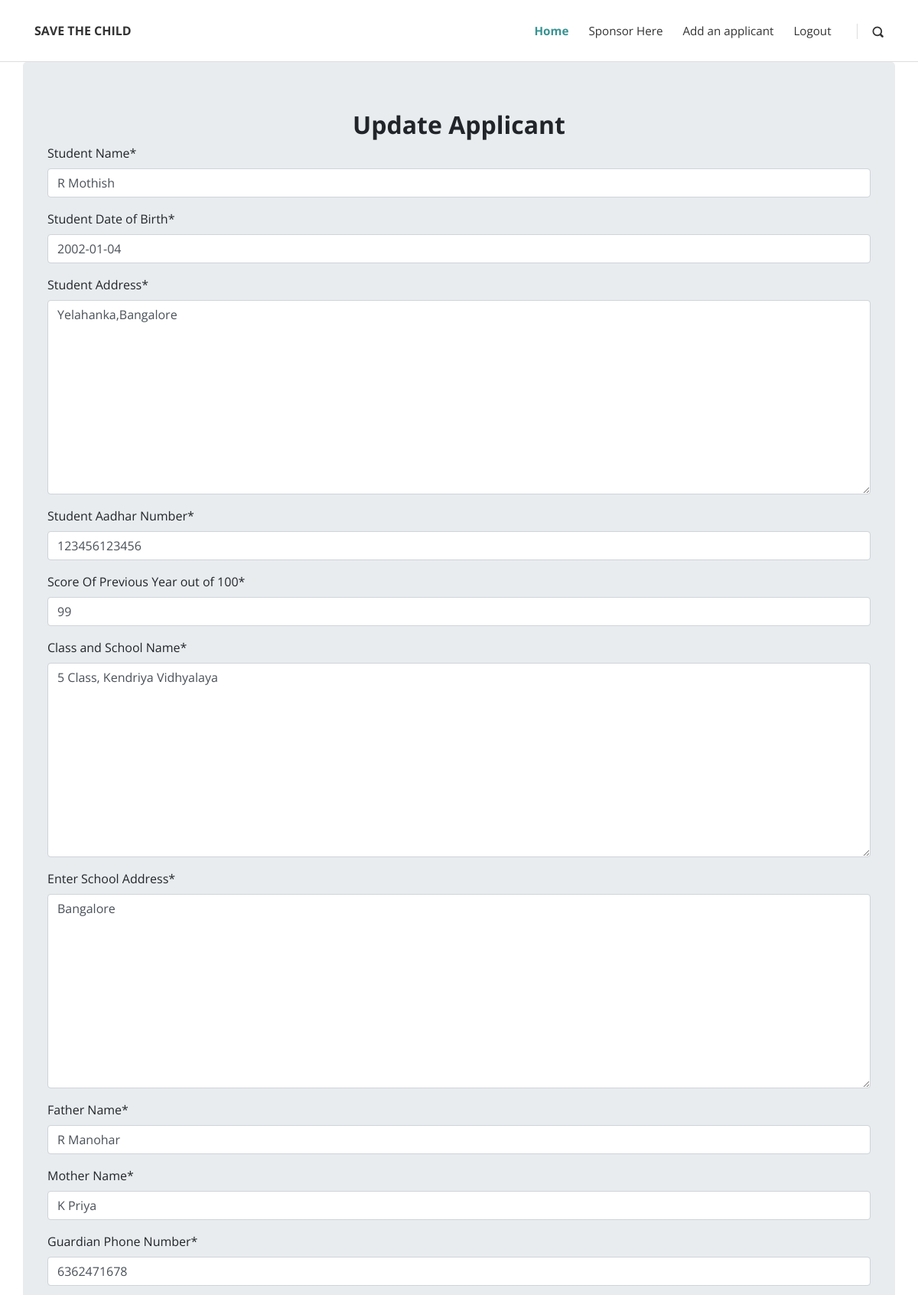
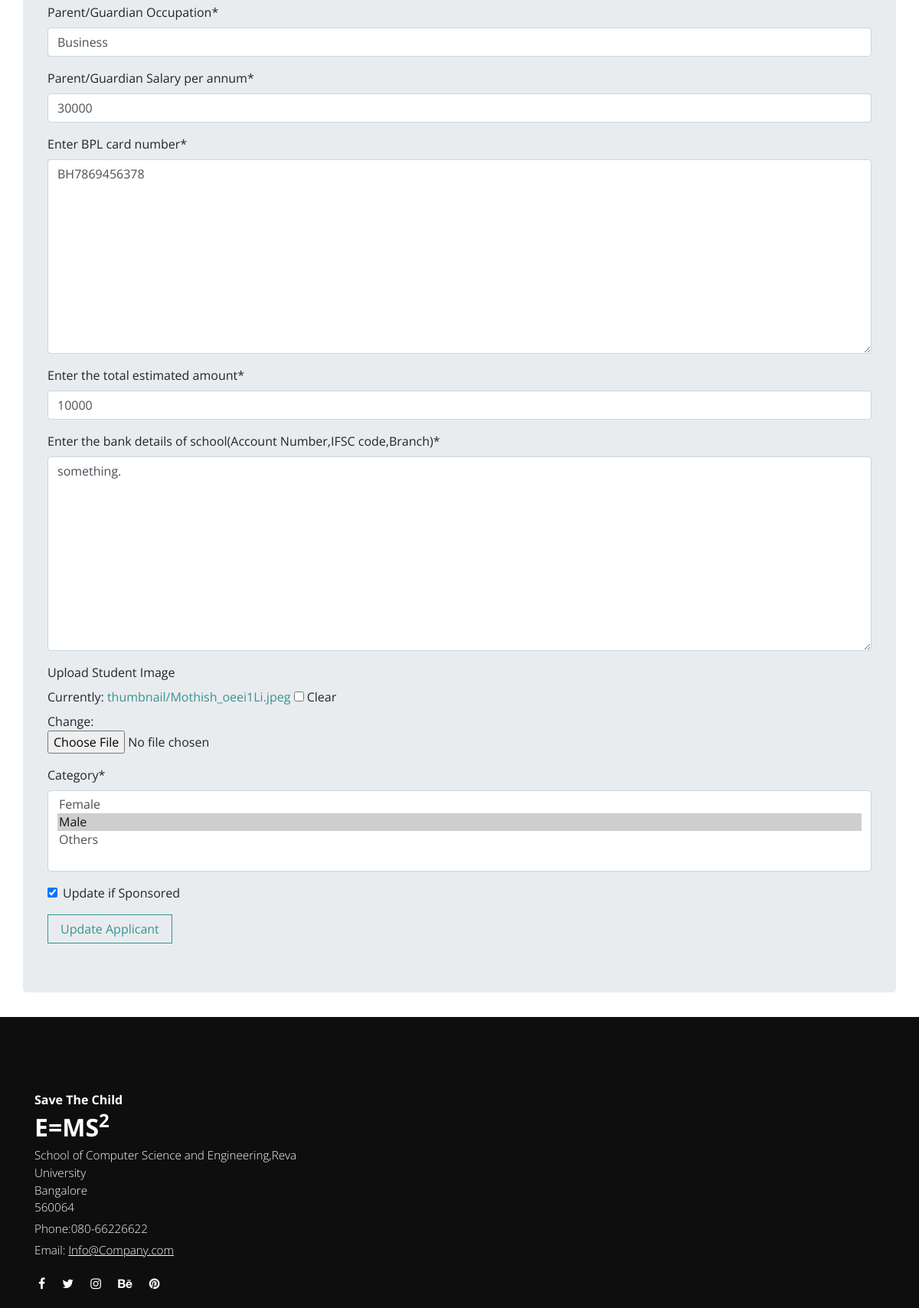
Screenshot of /posts/update/r-mothish/ (signed in, upper part) with the database file from the repository (2 pictures, top to bottom).
### blog/models.py (models this page shows, shortened)
class Post(models.Model):
    StudentName=models.CharField(_("Student Name"), max_length=100)
    StudentDOB=models.DateField(verbose_name= "Student Date of Birth",default=dt.now)
    StudentAddress=models.TextField(_("Student Address"),max_length=300)
    timestamp = models.DateTimeField(_("Timestamp"), auto_now=True)
    StudentAadhar= models.IntegerField(max_length=12, verbose_name="Student Aadhar Number")
    School=models.TextField(max_length=100,verbose_name=" Class and School Name")
    SchoolAddress=models.TextField(max_length=300,verbose_name="Enter School Address")
    Score= models.IntegerField(max_length=3, verbose_name="Score Of Previous Year out of 100")
    FatherName= models.CharField(max_length=100, verbose_name="Father Name")
    MotherName=models.CharField(max_length=100, verbose_name="Mother Name")
    GuardianPhoneNo=models.IntegerField(max_length=10,verbose_name="Guardian Phone Number")
    ParentOccupation= models.CharField(max_length=100, verbose_name="Parent/Guardian Occupation",default="")
    ParentSalary= models.IntegerField(max_length=100, verbose_name="Parent/Guardian Salary per annum",default=0)
    BPL= models.TextField(max_length=12, verbose_name="Enter BPL card number")
    Total=models.IntegerField("Enter the total estimated amount")
    BankDetails=models.TextField(verbose_name=("Enter the bank details of school(Account Number,IFSC code,Branch)"))
    featured = models.BooleanField(_("Update if Sponsored"), default=False)
    thumbnail=models.ImageField(
                        blank=True,
                        default="testing.jpeg",
                        upload_to="thumbnail",
                        verbose_name="Upload Student Image",
                    )
    category = models.ManyToManyField(
        Category, verbose_name=_("Category"), related_name="post"
    )
    author = models.ForeignKey(
        Author, verbose_name=_("Author"), on_delete=models.CASCADE
    )
    slug = models.SlugField(_("Slug"), blank=True, null=True)
    class Meta:
        verbose_name = _("Post")
        verbose_name_plural = _("Posts")

class Category(models.Model):
    id=models.AutoField(
                        auto_created=True,
                        primary_key=True,
                        serialize=False,
                        verbose_name="ID",
                    )
    StudentName = models.CharField(_("Student Name"), max_length=50,default="")
    class Meta:
        verbose_name = _("Category")
        verbose_name_plural = _("Categories")
    def __str__(self):
        return self.StudentName

### blog/views.py (the view, shortened to what this page needs)
class PostUpdateView(UpdateView):
    model = Post
    template_name = "blog/update_applicant.html"
    form_class = PostForm

### blog/forms.py
class PostForm(forms.ModelForm):
    class Meta:
        model = Post
        fields = ("StudentName","StudentDOB","StudentAddress", "StudentAadhar","Score","School","SchoolAddress","FatherName","MotherName","GuardianPhoneNo","ParentOccupation",
        "ParentSalary","BPL","Total","BankDetails","thumbnail","category","featured")

### templates/blog/update_applicant.html (shortened to what this page needs)
{% extends './layout.html' %}
{% load static i18n crispy_forms_tags %}
{% block content %}
<div class="container jumbotron">
    <h4 class="h2 text-center">Update Applicant</h4>
    <form action="{% url 'update_applicant' post.slug %}" method="post" enctype="multipart/form-data">
        {{form|crispy }}
        <input type="submit" class="btn btn-outline-primary" value="Update Applicant">
    </form>
</div>
{% endblock content %}

### blog/static/blog/css/style.sea.css (style rules this page uses)
body { overflow-x: hidden; }
a, i, span { display: inline-block; text-decoration: none; -webkit-transition: all 0.3s; transition: all 0.3s; }
button, input { outline: none !important; font-family: "Open Sans", sans-serif; }
.btn { border-radius: 0 !important; }
h1, h2, h3, h4, h5, h6 { margin-bottom: 15px; }
.btn { font-weight: normal; border: 1px solid transparent; padding: 0.5rem 1rem; font-size: 1rem; line-height: 1.25; border-radius: 0.25rem; -webkit-transition: all 0.15s ease-in-out; transition: all 0.15s ease-in-out; }
.btn-outline-primary { color: #379392; background-color: transparent; background-image: none; border-color: #379392; }
body { font-family: "Open Sans", sans-serif; font-size: 1rem; font-weight: normal; line-height: 1.5; color: #212529; background-color: #fff; }
a { color: #379392; text-decoration: none; }
h1, h2, h3, h4, h5, h6, .h1, .h2, .h3, .h4, .h5, .h6 { margin-bottom: 0.5rem; font-family: inherit; font-weight: 700; line-height: 1.1; color: inherit; }
h2, .h2 { font-size: 2rem; }
h4, .h4 { font-size: 1.5rem; }

### rows the page displays
Post: StudentName "R Mothish", StudentDOB "2002-01-04", StudentAddress "Yelahanka,Bangalore", StudentAadhar "123456123456", Score "99", School "5 Class, Kendriya Vidhyalaya", SchoolAddress "Bangalore", FatherName "R Manohar", MotherName "K Priya", GuardianPhoneNo "6362471678", ParentOccupation "Business", ParentSalary "30000", BPL "BH7869456378", Total "10000", BankDetails "something.", featured "☑"
